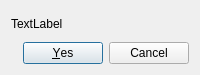
<?xml version="1.0" encoding="UTF-8"?>
<ui version="4.0">
 <class>Dialog</class>
 <widget class="QDialog" name="Dialog">
  <property name="geometry">
   <rect>
    <x>0</x>
    <y>0</y>
    <width>200</width>
    <height>75</height>
   </rect>
  </property>
  <property name="sizePolicy">
   <sizepolicy hsizetype="Fixed" vsizetype="Fixed">
    <horstretch>0</horstretch>
    <verstretch>0</verstretch>
   </sizepolicy>
  </property>
  <property name="maximumSize">
   <size>
    <width>16777215</width>
    <height>16777215</height>
   </size>
  </property>
  <property name="windowTitle">
   <string>Dialog</string>
  </property>
  <layout class="QVBoxLayout" name="verticalLayout">
   <item>
    <widget class="QLabel" name="label">
     <property name="text">
      <string>TextLabel</string>
     </property>
    </widget>
   </item>
   <item>
    <widget class="QDialogButtonBox" name="buttonBox">
     <property name="orientation">
      <enum>Qt::Horizontal</enum>
     </property>
     <property name="standardButtons">
      <set>QDialogButtonBox::Cancel|QDialogButtonBox::Yes</set>
     </property>
    </widget>
   </item>
  </layout>
 </widget>
 <resources/>
 <connections>
  <connection>
   <sender>buttonBox</sender>
   <signal>accepted()</signal>
   <receiver>Dialog</receiver>
   <slot>accept()</slot>
   <hints>
    <hint type="sourcelabel">
     <x>248</x>
     <y>254</y>
    </hint>
    <hint type="destinationlabel">
     <x>157</x>
     <y>274</y>
    </hint>
   </hints>
  </connection>
  <connection>
   <sender>buttonBox</sender>
   <signal>rejected()</signal>
   <receiver>Dialog</receiver>
   <slot>reject()</slot>
   <hints>
    <hint type="sourcelabel">
     <x>316</x>
     <y>260</y>
    </hint>
    <hint type="destinationlabel">
     <x>286</x>
     <y>274</y>
    </hint>
   </hints>
  </connection>
 </connections>
</ui>
